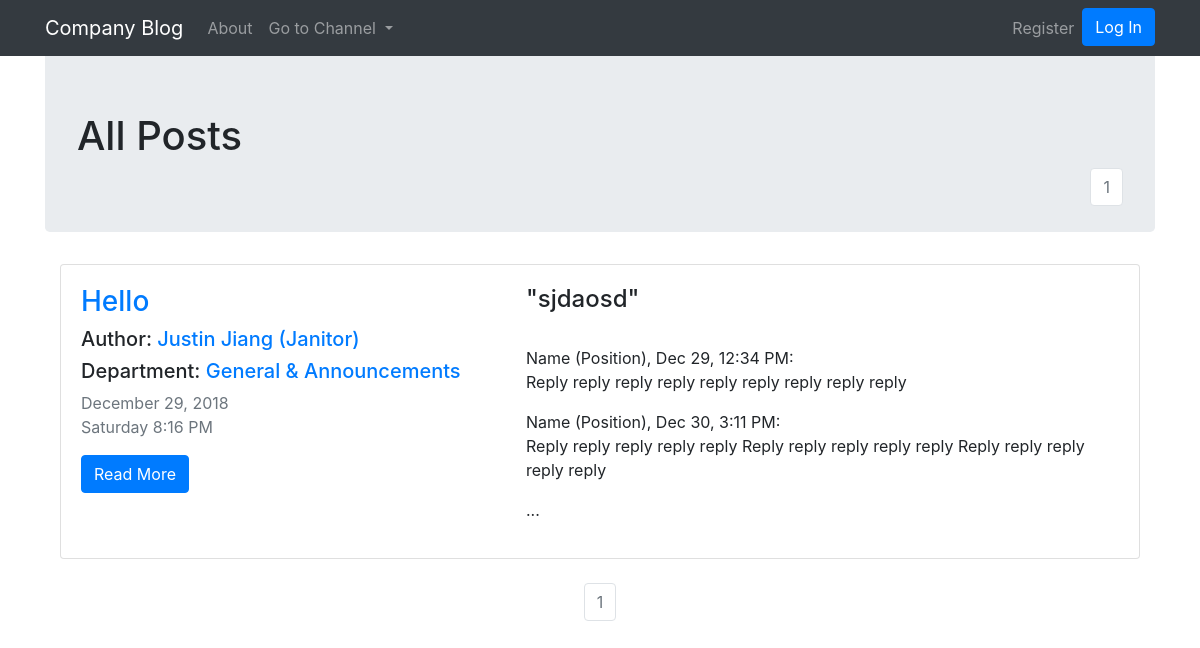
The page / on the database its author committed.
### blogApp/models.py (models this page shows, shortened)
class Post(db.Model):
    __tablename__ = 'posts'
    users = db.relationship(User)
    id = db.Column(db.Integer, primary_key=True)
    user_id = db.Column(db.Integer, db.ForeignKey('users.id'), nullable=False)
    date = db.Column(db.DateTime, nullable=False, default = datetime.utcnow)
    title = db.Column(db.String(128), nullable=False)
    department = db.Column(db.String(128))
    text = db.Column(db.Text, nullable=False)
    replies = db.relationship('Reply', backref='parent_post', lazy=True)

class User(db.Model, UserMixin):
    __tablename__ = 'users'
    id = db.Column(db.Integer, primary_key = True)
    email = db.Column(db.String(64), unique=True, index=True)
    username = db.Column(db.String(64), unique=True, index=True)
    position = db.Column(db.String(64), index=True)
    password_hash = db.Column(db.String(128))
    posts = db.relationship('Post', backref='author', lazy=True)

### blogApp/core/views.py (the view)
@core.route('/')
def index():
	page = request.args.get('page', 1, type=int)
	posts = Post.query.order_by(Post.date.desc()).paginate(page=page, per_page=6)
	return render_template('index.html', posts=posts)

### blogApp/__init__.py (called while the page is built)
@app.context_processor
def inject_test():
	departments = NewPostForm.departments
	return dict(departments=departments)

### blogApp/templates/index.html (shortened to what this page needs)
{% extends "base.html" %}
{% block content %}
<div class="jumbotron">
	<h1>All Posts</h1>
	<nav aria-label="Page navigation example" style="float: right;">
		<ul class="pagination justify-content-center">
			{% for page_num in posts.iter_pages(left_edge=1, right_edge=1, left_current=1, right_current=2) %}
			{% if posts.page == page_num %}
			<li class="page-item disabled">
				<a class="page-link" href="{{ url_for('core.index', page=page_num) }}">{{ page_num }}</a></li>
			{% else %}
			<li class="page-item"><a class="page-link" href="{{ url_for('core.index', page=page_num) }}">{{ page_num }}</a></li>
			{% endif %}
			{% endfor %}
		</ul>
	</nav>
</div>
<div class="container">
	{% for item in posts.items %}
	<div class="card " >
		<div class="card-body row">
			<div class="col-md-5">
				<h3><a class="card-title" href="  {{ url_for('posts.view_post', post_id=item.id) }}">{{ item.title }}</a></h3>
				<h5>Author: <a href="{{ url_for('users.user_posts', username=item.author.username) }}">{{ item.author.username }} ({{item.author.position}})</a></h5>
				{% set dep = item.department %}
				<h5>Department: <a href="{{ url_for('core.department', department=dep) }}">{{ dep }}</a></h5>
				<p class="text-muted">
				    {{ item.date.strftime(' %B %d, %Y') }}<br>
				    {{ item.date.strftime('%A %-I:%M %p') }}
				</p>
				<a href="{{ url_for('posts.view_post', post_id=item.id) }}" class="btn btn-primary">Read More</a>
			</div>
			<div class="col-md-7">
				{% if item.text|length < 100 %}
				<h4 class="card-text">"{{ item.text }}"</h4>
				{% else %}
				<h4 class="card-text">"{{ item.text[:100] }}..."</h4>
				{% endif %}
				<br>
				Name (Position), Dec 29, 12:34 PM:
				<p>Reply reply reply reply reply reply reply reply reply</p>
				Name (Position), Dec 30, 3:11 PM:
				<p>Reply reply reply reply reply Reply reply reply reply reply Reply reply reply reply reply</p>
				<p>...</p>
			</div>
		</div>
	</div>
	{% endfor %}
</div>
<br>
<nav aria-label="Page navigation example"">
	<ul class="pagination justify-content-center">
		{% for page_num in posts.iter_pages(left_edge=1, right_edge=1, left_current=1, right_current=2) %}
		{% if posts.page == page_num %}
		<li class="page-item disabled">
			<a class="page-link" href="{{ url_for('core.index', page=page_num) }}">{{ page_num }}</a></li>
		{% else %}
		<li class="page-item"><a class="page-link" href="{{ url_for('core.index', page=page_num) }}">{{ page_num }}</a></li>
		{% endif %}
		{% endfor %}
	</ul>
</nav>
{% endblock %}

### rows shown on the page
Post: title "Hello", author.username "Justin Jiang", author.position "Janitor", department "General & Announcements", date "December 29, 2018", date "Saturday 8:16 PM", text "sjdaosd"

### other values the page prints
{{ page_num }} "1"
